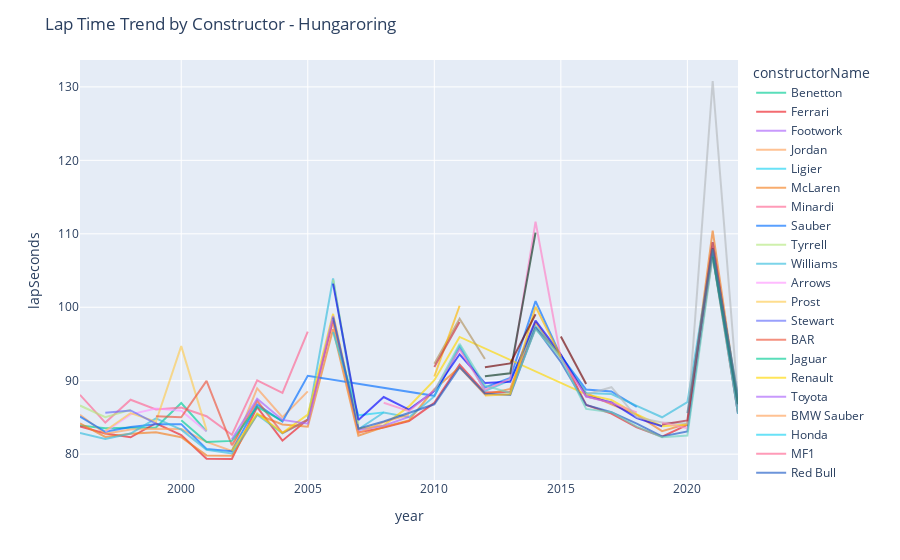

The notebook cell saved with this chart:
### Markdown cell above
## Lap time in years

### Code cell
circuitName = lapTimesAnalysis['circuitName'].unique()[10]
lapTimesAnalysis['lapSeconds'] = lapTimesAnalysis['milliseconds_x'].apply(lambda x: x/1000)
df = lapTimesAnalysis[(lapTimesAnalysis['circuitName']==circuitName)].groupby(by=['year','constructorName']).mean().reset_index()

fig = px.line(
    df,
    x='year',
    y='lapSeconds',
    color='constructorName',
    color_discrete_map=constructor_color_map,
)

fig.update_layout(
    title_text=f'Lap Time Trend by Constructor - {circuitName}',
)

fig.update_traces(opacity=0.65)
fig.show()

### Figure 1 — Plotly figure (JSON) as saved in the notebook; plotly's stock layout.template omitted (floating-point values rounded to 4 significant figures)
{"data": [{"hovertemplate": "constructorName=Benetton<br>year=%{x}<br>lapSeconds=%{y}<extra></extra>", "legendgroup": "Benetton", "line": {"color": "#00cc96", "dash": "solid"}, "marker": {"symbol": "circle"}, "mode": "lines", "name": "Benetton", "opacity": 0.65, "orientation": "v", "showlegend": true, "type": "scatter", "x": [1996, 1997, 1998, 1999, 2000, 2001], "xaxis": "x", "y": [83.9, 83.53, 83.58, 83.64, 86.97, 83.1], "yaxis": "y"}, {"hovertemplate": "constructorName=Ferrari<br>year=%{x}<br>lapSeconds=%{y}<extra></extra>", "legendgroup": "Ferrari", "line": {"color": "#ED1C24", "dash": "solid"}, "marker": {"symbol": "circle"}, "mode": "lines", "name": "Ferrari", "opacity": 0.65, "orientation": "v", "showlegend": true, "type": "scatter", "x": [1996, 1997, 1998, 1999, 2000, 2001, 2002, 2003, 2004, 2005, 2006, 2007, 2008, 2009, 2010, 2011, 2012, 2013, 2014, 2015, 2016, 2017, 2018, 2019, 2020, 2021, 2022], "xaxis": "x", "y": [83.78, 82.81, 82.29, 84.21, 82.6, 79.37, 79.34, 86.41, 81.84, 84.71, 98.19, 82.97, 83.61, 84.51, 86.97, 92.2, 88.38, 88.48, 97.19, 93.52, 86.7, 85.53, 83.64, 82.39, 83.99, 107.1, 85.59], "yaxis": "y"}, {"hovertemplate": "constructorName=Footwork<br>year=%{x}<br>lapSeconds=%{y}<extra></extra>", "legendgroup": "Footwork", "line": {"color": "#ab63fa", "dash": "solid"}, "marker": {"symbol": "circle"}, "mode": "lines", "name": "Footwork", "opacity": 0.65, "orientation": "v", "showlegend": true, "type": "scatter", "x": [1996], "xaxis": "x", "y": [86.74], "yaxis": "y"}, {"hovertemplate": "constructorName=Jordan<br>year=%{x}<br>lapSeconds=%{y}<extra></extra>", "legendgroup": "Jordan", "line": {"color": "#FFA15A", "dash": "solid"}, "marker": {"symbol": "circle"}, "mode": "lines", "name": "Jordan", "opacity": 0.65, "orientation": "v", "showlegend": true, "type": "scatter", "x": [1996, 1997, 1998, 1999, 2000, 2001, 2002, 2003, 2004, 2005], "xaxis": "x", "y": [85.36, 82.78, 83.37, 83.47, 83.41, 81.68, 80.44, 88.95, 85.03, 88.55], "yaxis": "y"}, {"hovertemplate": "constructorName=Ligier<br>year=%{x}<br>lapSeconds=%{y}<extra></extra>", "legendgroup": "Ligier", "line": {"color": "#19d3f3", "dash": "solid"}, "marker": {"symbol": "circle"}, "mode": "lines", "name": "Ligier", "opacity": 0.65, "orientation": "v", "showlegend": true, "type": "scatter", "x": [1996], "xaxis": "x", "y": [85.21], "yaxis": "y"}, {"hovertemplate": "constructorName=McLaren<br>year=%{x}<br>lapSeconds=%{y}<extra></extra>", "legendgroup": "McLaren", "line": {"color": "#F58020", "dash": "solid"}, "marker": {"symbol": "circle"}, "mode": "lines", "name": "McLaren", "opacity": 0.65, "orientation": "v", "showlegend": true, "type": "scatter", "x": [1996, 1997, 1998, 1999, 2000, 2001, 2002, 2003, 2004, 2005, 2006, 2007, 2008, 2009, 2010, 2011, 2012, 2013, 2014, 2015, 2016, 2017, 2018, 2019, 2020, 2021, 2022], "xaxis": "x", "y": [84.18, 82.35, 82.78, 82.97, 82.31, 79.83, 79.77, 85.4, 84.04, 83.73, 96.99, 82.51, 83.69, 84.59, 88.83, 91.81, 88.12, 88.88, 97.97, 93.16, 88.25, 86.8, 85.36, 83.13, 84.15, 110.4, 86.81], "yaxis": "y"}, {"hovertemplate": "constructorName=Minardi<br>year=%{x}<br>lapSeconds=%{y}<extra></extra>", "legendgroup": "Minardi", "line": {"color": "#FF6692", "dash": "solid"}, "marker": {"symbol": "circle"}, "mode": "lines", "name": "Minardi", "opacity": 0.65, "orientation": "v", "showlegend": true, "type": "scatter", "x": [1996, 1997, 1998, 1999, 2000, 2001, 2002, 2003, 2004, 2005], "xaxis": "x", "y": [88.08, 84.3, 87.4, 86.08, 86.36, 85.17, 82.63, 90.06, 88.33, 96.68], "yaxis": "y"}, {"hovertemplate": "constructorName=Sauber<br>year=%{x}<br>lapSeconds=%{y}<extra></extra>", "legendgroup": "Sauber", "line": {"color": "#006EFF", "dash": "solid"}, "marker": {"symbol": "circle"}, "mode": "lines", "name": "Sauber", "opacity": 0.65, "orientation": "v", "showlegend": true, "type": "scatter", "x": [1996, 1997, 1998, 1999, 2000, 2001, 2002, 2003, 2004, 2005, 2010, 2011, 2012, 2013, 2014, 2015, 2016, 2017, 2018], "xaxis": "x", "y": [85.12, 83.04, 83.7, 84.08, 84.08, 80.71, 80.4, 86.77, 84.44, 90.68, 87.94, 94.48, 89.07, 90.36, 100.8, 93.35, 88.8, 88.54, 86.44], "yaxis": "y"}, {"hovertemplate": "constructorName=Tyrrell<br>year=%{x}<br>lapSeconds=%{y}<extra></extra>", "legendgroup": "Tyrrell", "line": {"color": "#B6E880", "dash": "solid"}, "marker": {"symbol": "circle"}, "mode": "lines", "name": "Tyrrell", "opacity": 0.65, "orientation": "v", "showlegend": true, "type": "scatter", "x": [1996, 1997, 1998], "xaxis": "x", "y": [86.62, 85.05, 86.06], "yaxis": "y"}, {"hovertemplate": "constructorName=Williams<br>year=%{x}<br>lapSeconds=%{y}<extra></extra>", "legendgroup": "Williams", "line": {"color": "#37BEDD", "dash": "solid"}, "marker": {"symbol": "circle"}, "mode": "lines", "name": "Williams", "opacity": 0.65, "orientation": "v", "showlegend": true, "type": "scatter", "x": [1996, 1997, 1998, 1999, 2000, 2001, 2002, 2003, 2004, 2005, 2006, 2007, 2008, 2009, 2010, 2011, 2012, 2013, 2014, 2015, 2016, 2017, 2018, 2019, 2020, 2021, 2022], "xaxis": "x", "y": [82.88, 82.08, 82.81, 84.88, 83.33, 80.59, 80.09, 85.38, 82.85, 84.66, 103.9, 83.39, 85.67, 85.02, 87.86, 94.81, 88.61, 90.06, 97.44, 93.44, 88.33, 88.19, 86.58, 85.02, 87.09, 108.0, 87.66], "yaxis": "y"}, {"hovertemplate": "constructorName=Arrows<br>year=%{x}<br>lapSeconds=%{y}<extra></extra>", "legendgroup": "Arrows", "line": {"color": "#FF97FF", "dash": "solid"}, "marker": {"symbol": "circle"}, "mode": "lines", "name": "Arrows", "opacity": 0.65, "orientation": "v", "showlegend": true, "type": "scatter", "x": [1997, 1998, 1999, 2000, 2001], "xaxis": "x", "y": [83.08, 85.42, 86.21, 85.91, 83.08], "yaxis": "y"}, {"hovertemplate": "constructorName=Prost<br>year=%{x}<br>lapSeconds=%{y}<extra></extra>", "legendgroup": "Prost", "line": {"color": "#FECB52", "dash": "solid"}, "marker": {"symbol": "circle"}, "mode": "lines", "name": "Prost", "opacity": 0.65, "orientation": "v", "showlegend": true, "type": "scatter", "x": [1997, 1998, 1999, 2000, 2001], "xaxis": "x", "y": [83.19, 85.6, 84.41, 94.7, 83.27], "yaxis": "y"}, {"hovertemplate": "constructorName=Stewart<br>year=%{x}<br>lapSeconds=%{y}<extra></extra>", "legendgroup": "Stewart", "line": {"color": "#636efa", "dash": "solid"}, "marker": {"symbol": "circle"}, "mode": "lines", "name": "Stewart", "opacity": 0.65, "orientation": "v", "showlegend": true, "type": "scatter", "x": [1997, 1998, 1999], "xaxis": "x", "y": [85.65, 85.96, 84.16], "yaxis": "y"}, {"hovertemplate": "constructorName=BAR<br>year=%{x}<br>lapSeconds=%{y}<extra></extra>", "legendgroup": "BAR", "line": {"color": "#EF553B", "dash": "solid"}, "marker": {"symbol": "circle"}, "mode": "lines", "name": "BAR", "opacity": 0.65, "orientation": "v", "showlegend": true, "type": "scatter", "x": [1999, 2000, 2001, 2002, 2003, 2004, 2005], "xaxis": "x", "y": [85.16, 85.02, 89.98, 81.22, 87.27, 82.88, 84.68], "yaxis": "y"}, {"hovertemplate": "constructorName=Jaguar<br>year=%{x}<br>lapSeconds=%{y}<extra></extra>", "legendgroup": "Jaguar", "line": {"color": "#00cc96", "dash": "solid"}, "marker": {"symbol": "circle"}, "mode": "lines", "name": "Jaguar", "opacity": 0.65, "orientation": "v", "showlegend": true, "type": "scatter", "x": [2000, 2001, 2002, 2003, 2004], "xaxis": "x", "y": [84.62, 81.66, 81.81, 86.45, 84.52], "yaxis": "y"}, {"hovertemplate": "constructorName=Renault<br>year=%{x}<br>lapSeconds=%{y}<extra></extra>", "legendgroup": "Renault", "line": {"color": "#FFD800", "dash": "solid"}, "marker": {"symbol": "circle"}, "mode": "lines", "name": "Renault", "opacity": 0.65, "orientation": "v", "showlegend": true, "type": "scatter", "x": [2002, 2003, 2004, 2005, 2006, 2007, 2008, 2009, 2010, 2011, 2016, 2017, 2018, 2019, 2020], "xaxis": "x", "y": [80.44, 85.53, 82.91, 85.38, 99.1, 83.45, 83.91, 86.5, 90.06, 95.96, 88.14, 87.37, 85.43, 83.8, 84.05], "yaxis": "y"}, {"hovertemplate": "constructorName=Toyota<br>year=%{x}<br>lapSeconds=%{y}<extra></extra>", "legendgroup": "Toyota", "line": {"color": "#ab63fa", "dash": "solid"}, "marker": {"symbol": "circle"}, "mode": "lines", "name": "Toyota", "opacity": 0.65, "orientation": "v", "showlegend": true, "type": "scatter", "x": [2002, 2003, 2004, 2005, 2006, 2007, 2008, 2009], "xaxis": "x", "y": [82.04, 87.54, 84.66, 84.15, 98.81, 83.27, 83.87, 85.08], "yaxis": "y"}, {"hovertemplate": "constructorName=BMW Sauber<br>year=%{x}<br>lapSeconds=%{y}<extra></extra>", "legendgroup": "BMW Sauber", "line": {"color": "#FFA15A", "dash": "solid"}, "marker": {"symbol": "circle"}, "mode": "lines", "name": "BMW Sauber", "opacity": 0.65, "orientation": "v", "showlegend": true, "type": "scatter", "x": [2006, 2007, 2008, 2009], "xaxis": "x", "y": [97.76, 82.83, 84.36, 85.37], "yaxis": "y"}, {"hovertemplate": "constructorName=Honda<br>year=%{x}<br>lapSeconds=%{y}<extra></extra>", "legendgroup": "Honda", "line": {"color": "#19d3f3", "dash": "solid"}, "marker": {"symbol": "circle"}, "mode": "lines", "name": "Honda", "opacity": 0.65, "orientation": "v", "showlegend": true, "type": "scatter", "x": [2006, 2007, 2008], "xaxis": "x", "y": [96.62, 85.29, 85.69], "yaxis": "y"}, {"hovertemplate": "constructorName=MF1<br>year=%{x}<br>lapSeconds=%{y}<extra></extra>", "legendgroup": "MF1", "line": {"color": "#FF6692", "dash": "solid"}, "marker": {"symbol": "circle"}, "mode": "lines", "name": "MF1", "opacity": 0.65, "orientation": "v", "showlegend": true, "type": "scatter", "x": [2006], "xaxis": "x", "y": [101.5], "yaxis": "y"}, {"hovertemplate": "constructorName=Red Bull<br>year=%{x}<br>lapSeconds=%{y}<extra></extra>", "legendgroup": "Red Bull", "line": {"color": "#1E5BC6", "dash": "solid"}, "marker": {"symbol": "circle"}, "mode": "lines", "name": "Red Bull", "opacity": 0.65, "orientation": "v", "showlegend": true, "type": "scatter", "x": [2006, 2007, 2008, 2009, 2010, 2011, 2012, 2013, 2014, 2015, 2016, 2017, 2018, 2019, 2020, 2021, 2022], "xaxis": "x", "y": [98.61, 83.46, 84.45, 85.61, 86.79, 91.84, 88.24, 88.07, 97.22, 92.54, 86.69, 85.71, 84.15, 82.4, 83.09, 108.0, 85.48], "yaxis": "y"}, {"hovertemplate": "constructorName=Super Aguri<br>year=%{x}<br>lapSeconds=%{y}<extra></extra>", "legendgroup": "Super Aguri", "line": {"color": "#B6E880", "dash": "solid"}, "marker": {"symbol": "circle"}, "mode": "lines", "name": "Super Aguri", "opacity": 0.65, "orientation": "v", "showlegend": true, "type": "scatter", "x": [2006, 2007], "xaxis": "x", "y": [103.7, 84.14], "yaxis": "y"}, {"hovertemplate": "constructorName=Toro Rosso<br>year=%{x}<br>lapSeconds=%{y}<extra></extra>", "legendgroup": "Toro Rosso", "line": {"color": "#0000FF", "dash": "solid"}, "marker": {"symbol": "circle"}, "mode": "lines", "name": "Toro Rosso", "opacity": 0.65, "orientation": "v", "showlegend": true, "type": "scatter", "x": [2006, 2007, 2008, 2009, 2010, 2011, 2012, 2013, 2014, 2015, 2016, 2017, 2018, 2019], "xaxis": "x", "y": [103.2, 84.66, 87.77, 86.06, 88.58, 93.59, 89.68, 89.85, 98.18, 93.57, 87.88, 87.03, 84.91, 83.79], "yaxis": "y"}, {"hovertemplate": "constructorName=Spyker<br>year=%{x}<br>lapSeconds=%{y}<extra></extra>", "legendgroup": "Spyker", "line": {"color": "#FF97FF", "dash": "solid"}, "marker": {"symbol": "circle"}, "mode": "lines", "name": "Spyker", "opacity": 0.65, "orientation": "v", "showlegend": true, "type": "scatter", "x": [2007], "xaxis": "x", "y": [85.45], "yaxis": "y"}, {"hovertemplate": "constructorName=Force India<br>year=%{x}<br>lapSeconds=%{y}<extra></extra>", "legendgroup": "Force India", "line": {"color": "#FF80C7", "dash": "solid"}, "marker": {"symbol": "circle"}, "mode": "lines", "name": "Force India", "opacity": 0.65, "orientation": "v", "showlegend": true, "type": "scatter", "x": [2008, 2009, 2010, 2011, 2012, 2013, 2014, 2015, 2016, 2017, 2018], "xaxis": "x", "y": [87.0, 85.86, 88.71, 94.25, 88.78, 90.25, 111.7, 93.08, 87.84, 86.98, 85.68], "yaxis": "y"}, {"hovertemplate": "constructorName=Brawn<br>year=%{x}<br>lapSeconds=%{y}<extra></extra>", "legendgroup": "Brawn", "line": {"color": "#FECB52", "dash": "solid"}, "marker": {"symbol": "circle"}, "mode": "lines", "name": "Brawn", "opacity": 0.65, "orientation": "v", "showlegend": true, "type": "scatter", "x": [2009], "xaxis": "x", "y": [85.23], "yaxis": "y"}, {"hovertemplate": "constructorName=HRT<br>year=%{x}<br>lapSeconds=%{y}<extra></extra>", "legendgroup": "HRT", "line": {"color": "#b2945e", "dash": "solid"}, "marker": {"symbol": "circle"}, "mode": "lines", "name": "HRT", "opacity": 0.65, "orientation": "v", "showlegend": true, "type": "scatter", "x": [2010, 2011, 2012], "xaxis": "x", "y": [92.32, 98.45, 92.96], "yaxis": "y"}, {"hovertemplate": "constructorName=Lotus<br>year=%{x}<br>lapSeconds=%{y}<extra></extra>", "legendgroup": "Lotus", "line": {"color": "#FFB800", "dash": "solid"}, "marker": {"symbol": "circle"}, "mode": "lines", "name": "Lotus", "opacity": 0.65, "orientation": "v", "showlegend": true, "type": "scatter", "x": [2010, 2011], "xaxis": "x", "y": [90.57, 100.2], "yaxis": "y"}, {"hovertemplate": "constructorName=Mercedes<br>year=%{x}<br>lapSeconds=%{y}<extra></extra>", "legendgroup": "Mercedes", "line": {"color": "#6CD3BF", "dash": "solid"}, "marker": {"symbol": "circle"}, "mode": "lines", "name": "Mercedes", "opacity": 0.65, "orientation": "v", "showlegend": true, "type": "scatter", "x": [2010, 2011, 2012, 2013, 2014, 2015, 2016, 2017, 2018, 2019, 2020, 2021, 2022], "xaxis": "x", "y": [88.52, 95.02, 89.37, 88.32, 97.02, 93.12, 86.16, 85.71, 83.73, 82.3, 82.53, 106.9, 85.51], "yaxis": "y"}, {"hovertemplate": "constructorName=Virgin<br>year=%{x}<br>lapSeconds=%{y}<extra></extra>", "legendgroup": "Virgin", "line": {"color": "#c82e37", "dash": "solid"}, "marker": {"symbol": "circle"}, "mode": "lines", "name": "Virgin", "opacity": 0.65, "orientation": "v", "showlegend": true, "type": "scatter", "x": [2010, 2011], "xaxis": "x", "y": [91.87, 98.0], "yaxis": "y"}, {"hovertemplate": "constructorName=Caterham<br>year=%{x}<br>lapSeconds=%{y}<extra></extra>", "legendgroup": "Caterham", "line": {"color": "#0b361f", "dash": "solid"}, "marker": {"symbol": "circle"}, "mode": "lines", "name": "Caterham", "opacity": 0.65, "orientation": "v", "showlegend": true, "type": "scatter", "x": [2012, 2013, 2014], "xaxis": "x", "y": [90.6, 91.02, 110.2], "yaxis": "y"}, {"hovertemplate": "constructorName=Lotus F1<br>year=%{x}<br>lapSeconds=%{y}<extra></extra>", "legendgroup": "Lotus F1", "line": {"color": "#FFB800", "dash": "solid"}, "marker": {"symbol": "circle"}, "mode": "lines", "name": "Lotus F1", "opacity": 0.65, "orientation": "v", "showlegend": true, "type": "scatter", "x": [2012, 2013, 2014, 2015], "xaxis": "x", "y": [87.99, 88.16, 100.1, 93.29], "yaxis": "y"}, {"hovertemplate": "constructorName=Marussia<br>year=%{x}<br>lapSeconds=%{y}<extra></extra>", "legendgroup": "Marussia", "line": {"color": "#6E0000", "dash": "solid"}, "marker": {"symbol": "circle"}, "mode": "lines", "name": "Marussia", "opacity": 0.65, "orientation": "v", "showlegend": true, "type": "scatter", "x": [2012, 2013, 2014], "xaxis": "x", "y": [91.84, 92.35, 99.04], "yaxis": "y"}, {"hovertemplate": "constructorName=Manor Marussia<br>year=%{x}<br>lapSeconds=%{y}<extra></extra>", "legendgroup": "Manor Marussia", "line": {"color": "#6E0000", "dash": "solid"}, "marker": {"symbol": "circle"}, "mode": "lines", "name": "Manor Marussia", "opacity": 0.65, "orientation": "v", "showlegend": true, "type": "scatter", "x": [2015, 2016], "xaxis": "x", "y": [96.0, 89.54], "yaxis": "y"}, {"hovertemplate": "constructorName=Haas F1 Team<br>year=%{x}<br>lapSeconds=%{y}<extra></extra>", "legendgroup": "Haas F1 Team", "line": {"color": "#B6BABD", "dash": "solid"}, "marker": {"symbol": "circle"}, "mode": "lines", "name": "Haas F1 Team", "opacity": 0.65, "orientation": "v", "showlegend": true, "type": "scatter", "x": [2016, 2017, 2018, 2019, 2020, 2021, 2022], "xaxis": "x", "y": [88.12, 89.12, 85.02, 84.32, 84.18, 130.8, 87.36], "yaxis": "y"}, {"hovertemplate": "constructorName=Alfa Romeo<br>year=%{x}<br>lapSeconds=%{y}<extra></extra>", "legendgroup": "Alfa Romeo", "line": {"color": "#B12039", "dash": "solid"}, "marker": {"symbol": "circle"}, "mode": "lines", "name": "Alfa Romeo", "opacity": 0.65, "orientation": "v", "showlegend": true, "type": "scatter", "x": [2019, 2020, 2021, 2022], "xaxis": "x", "y": [84.03, 84.59, 108.9, 86.82], "yaxis": "y"}, {"hovertemplate": "constructorName=Racing Point<br>year=%{x}<br>lapSeconds=%{y}<extra></extra>", "legendgroup": "Racing Point", "line": {"color": "#F596C8", "dash": "solid"}, "marker": {"symbol": "circle"}, "mode": "lines", "name": "Racing Point", "opacity": 0.65, "orientation": "v", "showlegend": true, "type": "scatter", "x": [2019, 2020], "xaxis": "x", "y": [84.3, 83.52], "yaxis": "y"}, {"hovertemplate": "constructorName=AlphaTauri<br>year=%{x}<br>lapSeconds=%{y}<extra></extra>", "legendgroup": "AlphaTauri", "line": {"color": "#4E7C9B", "dash": "solid"}, "marker": {"symbol": "circle"}, "mode": "lines", "name": "AlphaTauri", "opacity": 0.65, "orientation": "v", "showlegend": true, "type": "scatter", "x": [2020, 2021, 2022], "xaxis": "x", "y": [85.57, 107.9, 87.86], "yaxis": "y"}, {"hovertemplate": "constructorName=Alpine F1 Team<br>year=%{x}<br>lapSeconds=%{y}<extra></extra>", "legendgroup": "Alpine F1 Team", "line": {"color": "#2293D1", "dash": "solid"}, "marker": {"symbol": "circle"}, "mode": "lines", "name": "Alpine F1 Team", "opacity": 0.65, "orientation": "v", "showlegend": true, "type": "scatter", "x": [2021, 2022], "xaxis": "x", "y": [107.0, 86.75], "yaxis": "y"}, {"hovertemplate": "constructorName=Aston Martin<br>year=%{x}<br>lapSeconds=%{y}<extra></extra>", "legendgroup": "Aston Martin", "line": {"color": "#2D826D", "dash": "solid"}, "marker": {"symbol": "circle"}, "mode": "lines", "name": "Aston Martin", "opacity": 0.65, "orientation": "v", "showlegend": true, "type": "scatter", "x": [2021, 2022], "xaxis": "x", "y": [106.9, 86.83], "yaxis": "y"}], "layout": {"legend": {"title": {"text": "constructorName"}, "tracegroupgap": 0}, "margin": {"t": 60}, "title": {"text": "Lap Time Trend by Constructor - Hungaroring"}, "xaxis": {"anchor": "y", "domain": [0, 1], "title": {"text": "year"}}, "yaxis": {"anchor": "x", "domain": [0, 1], "title": {"text": "lapSeconds"}}}}
